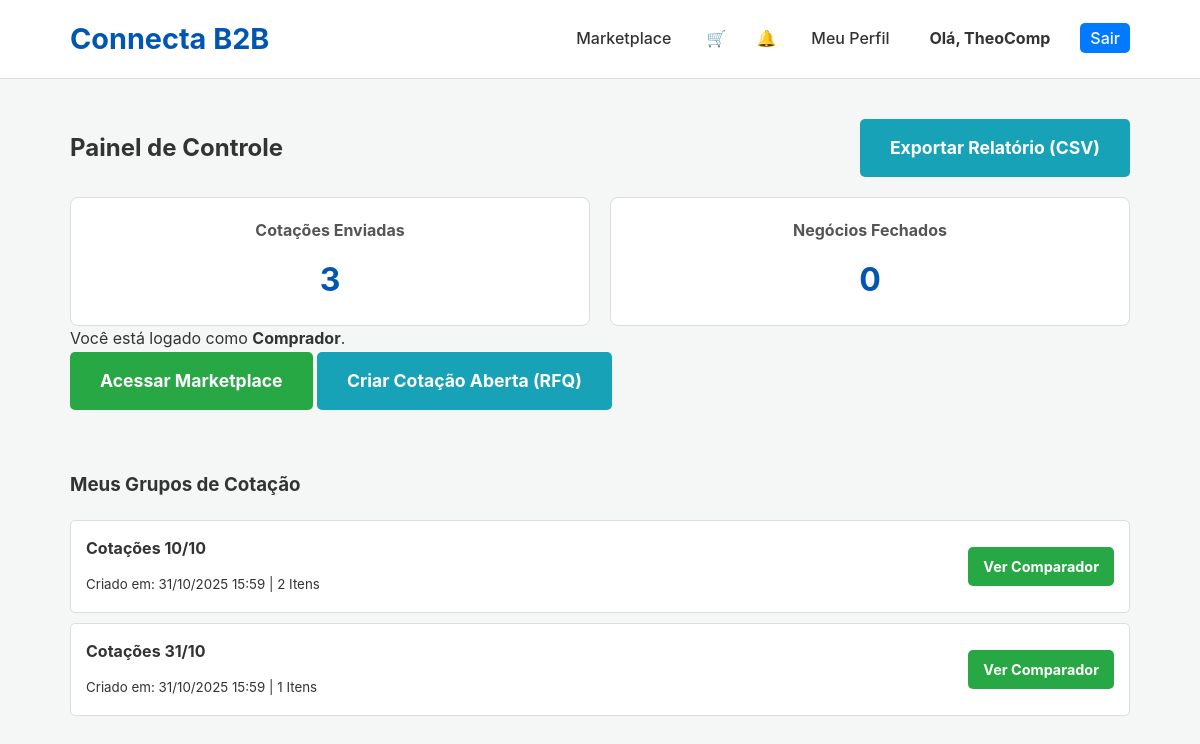
/dashboard (signed in), run on the app's committed database.
### app.py (models this page shows, shortened)
class Company(db.Model):
    id = db.Column(db.Integer, primary_key=True); company_name = db.Column(db.String(150), nullable=False); cnpj = db.Column(db.String(18), unique=True, nullable=False); email = db.Column(db.String(150), unique=True, nullable=False); password_hash = db.Column(db.String(256), nullable=False); user_type = db.Column(db.String(50), nullable=False)
    is_verified = db.Column(db.Boolean, default=False); is_admin = db.Column(db.Boolean, default=False); is_active = db.Column(db.Boolean, default=True)
    logo_filename = db.Column(db.String(255), nullable=True); description = db.Column(db.Text, nullable=True); website = db.Column(db.String(255), nullable=True); address = db.Column(db.String(255), nullable=True); certifications = db.Column(db.String(255), nullable=True)
    created_at = db.Column(db.DateTime, default=datetime.utcnow)
    products = db.relationship('Product', backref='supplier', lazy=True, cascade="all, delete-orphan")
    notifications = db.relationship('Notification', foreign_keys='Notification.recipient_id', backref='recipient', lazy=True, cascade="all, delete-orphan")
    reviews_received = db.relationship('Review', foreign_keys='Review.supplier_id', backref='reviewed_supplier', lazy='dynamic')
    sent_quotes = db.relationship('QuoteRequest', foreign_keys='QuoteRequest.buyer_id', backref='buyer', lazy='dynamic')
    received_quotes = db.relationship('QuoteRequest', foreign_keys='QuoteRequest.supplier_id', backref='supplier', lazy='dynamic')
    quote_groups = db.relationship('QuoteGroup', backref='buyer', lazy=True)
    open_rfqs = db.relationship('OpenRFQ', backref='buyer', lazy=True) # RFQ: Ligação com a empresa que criou
    open_rfq_responses = db.relationship('OpenRFQResponse', backref='supplier', lazy=True) # RFQ: Ligação com as respostas

class QuoteGroup(db.Model):
    id = db.Column(db.Integer, primary_key=True)
    name = db.Column(db.String(150), nullable=False)
    timestamp = db.Column(db.DateTime, default=datetime.utcnow)
    buyer_id = db.Column(db.Integer, db.ForeignKey('company.id'), nullable=False)
    quotes = db.relationship('QuoteRequest', backref='group', lazy='dynamic')

### app.py (the view)
@app.route('/dashboard')
@login_required
def dashboard():
    if session.get('is_admin'): return redirect(url_for('admin.index'))
    company = db.session.get(Company, session['company_id'])
    view = request.args.get('view', 'active')
    active_announcement = Announcement.query.filter_by(is_active=True).order_by(Announcement.timestamp.desc()).first()
    analytics = {}
    if company.user_type == 'supplier':
        quotes_query = company.received_quotes
        active_quotes = quotes_query.filter(or_(QuoteRequest.status == 'Pendente', QuoteRequest.status == 'Respondido')).order_by(QuoteRequest.timestamp.desc()).all()
        archived_quotes = quotes_query.filter(or_(QuoteRequest.status == 'Aceito', QuoteRequest.status == 'Recusado')).order_by(QuoteRequest.timestamp.desc()).all()
        analytics['total_quotes'] = quotes_query.count(); analytics['accepted_quotes'] = quotes_query.filter_by(status='Aceito').count(); analytics['acceptance_rate'] = (analytics['accepted_quotes'] / analytics['total_quotes'] * 100) if analytics['total_quotes'] > 0 else 0; analytics['avg_rating'] = db.session.query(func.avg(Review.rating)).filter(Review.supplier_id == company.id).scalar() or 0
        return render_template('dashboard.html', products=company.products, active_quotes=active_quotes, archived_quotes=archived_quotes, view=view, analytics=analytics, active_announcement=active_announcement)
    elif company.user_type == 'buyer':
        quote_groups = QuoteGroup.query.filter_by(buyer_id=company.id).order_by(QuoteGroup.timestamp.desc()).all()
        analytics['total_sent'] = company.sent_quotes.count(); analytics['total_accepted'] = company.sent_quotes.filter_by(status='Aceito').count()
        return render_template('dashboard.html', quote_groups=quote_groups, view=view, analytics=analytics, active_announcement=active_announcement)
    return redirect(url_for('home'))

### app.py (called while the page is built)
def login_required(f):
    @wraps(f)
    def decorated_function(*args, **kwargs):
        if 'company_id' not in session: flash('Você precisa estar logado.', 'error'); return redirect(url_for('login'))
        return f(*args, **kwargs)
    return decorated_function

@app.context_processor
def inject_notifications():
    if 'company_id' in session:
        unread_count = db.session.query(Notification).filter_by(recipient_id=session['company_id'], read=False).count()
        cart_item_count = len(session.get('cart', {})) if session.get('user_type') == 'buyer' else 0
        return dict(unread_notifications=unread_count, cart_item_count=cart_item_count)
    return dict(unread_notifications=0, cart_item_count=0)

### templates/dashboard.html (shortened to what this page needs)
<!DOCTYPE html>
<html lang="pt-br">
<head>
    <link rel="stylesheet" href="{{ url_for('static', filename='css/style.css') }}">
    <link rel="stylesheet" href="{{ url_for('static', filename='css/form.css') }}">
</head>
<body>
    <header class="main-header">
        <div class="container">
            <a href="{{ url_for('home') }}" style="text-decoration: none;"><h1 class="logo">Connecta B2B</h1></a>
            <nav class="main-nav">
                <ul>
                    <li><a href="{{ url_for('products') }}">Marketplace</a></li>
                    {% if session.user_type == 'buyer' %}
                    <li><a href="{{ url_for('view_cart') }}" style="position: relative; padding: 5px;">&#128722; </a></li>
                    {% endif %}
                    <li><a href="{{ url_for('notifications') }}" style="position: relative; padding: 5px;">&#128276; </a></li>
                    <li><a href="{{ url_for('company_profile', company_id=session.company_id) }}">Meu Perfil</a></li>
                    <li><a href="{{ url_for('dashboard') }}"><strong>Olá, {{ session.company_name }}</strong></a></li>
                    <li><a href="{{ url_for('logout') }}" class="login-button">Sair</a></li>
                </ul>
            </nav>
        </div>
    </header>
    <main class="container dashboard-container">
        <div class="dashboard-header">
            <h2>Painel de Controle</h2>
            <a href="{{ url_for('export_quotes') }}" class="cta-button" style="background-color:#17a2b8; text-decoration: none;">Exportar Relatório (CSV)</a>
        </div>
        <div class="analytics-grid">
            {% if session.user_type == 'supplier' %}
                <div class="stat-card"><h4>Cotações Recebidas</h4><p>{{ analytics.total_quotes }}</p></div>
                <div class="stat-card"><h4>Taxa de Aceitação</h4><p>{{ "%.1f"|format(analytics.acceptance_rate) }}%</p></div>
                <div class="stat-card"><h4>Média de Avaliação</h4><p>{{ "%.1f"|format(analytics.avg_rating) }}/5.0</p></div>
            {% else %}
                <div class="stat-card"><h4>Cotações Enviadas</h4><p>{{ analytics.total_sent }}</p></div>
                <div class="stat-card"><h4>Negócios Fechados</h4><p>{{ analytics.total_accepted }}</p></div>
            {% endif %}
        </div>
        {% if session.user_type == 'supplier' %}
            <p>Você está logado como <strong>Fornecedor</strong>.</p>
            <a href="{{ url_for('add_product') }}" class="cta-button" style="display: inline-block; text-decoration: none; margin-bottom: 20px;">Adicionar Novo Produto</a>
            <a href="{{ url_for('list_open_rfqs') }}" class="cta-button" style="display: inline-block; text-decoration: none; margin-bottom: 20px; background-color: #17a2b8;">Ver Cotações Abertas</a>
            <div class="section-container">
                <div class="tabs"><a href="{{ url_for('dashboard', view='active') }}" class="{{ 'active' if view == 'active' }}">Cotações Ativas</a><a href="{{ url_for('dashboard', view='archived') }}" class="{{ 'active' if view == 'archived' }}">Histórico</a></div>
                {% if view == 'active' %}
                    <h3>Solicitações de Cotação Ativas</h3>
                    {% for quote in active_quotes %}<a href="{{ url_for('quote_detail', quote_id=quote.id) }}" class="quote-item"><p><strong>Produto:</strong> {{ quote.product.name }} | <strong>Comprador:</strong> {{ quote.buyer.company_name }} {% if quote.buyer.is_verified %}<span class="verified-seal-small" title="Empresa Verificada">✔</span>{% endif %} | <strong>Status:</strong> <span class="status-badge status-{{ quote.status }}">{{ quote.status }}</span></p><small>Recebido em: {{ quote.timestamp.strftime('%d/%m/%Y %H:%M') }}</small></a>{% else %}<p>Nenhuma cotação ativa no momento.</p>{% endfor %}
                {% else %}
                    <h3>Histórico de Cotações</h3>
                    {% for quote in archived_quotes %}<a href="{{ url_for('quote_detail', quote_id=quote.id) }}" class="quote-item"><p><strong>Produto:</strong> {{ quote.product.name }} | <strong>Comprador:</strong> {{ quote.buyer.company_name }} {% if quote.buyer.is_verified %}<span class="verified-seal-small" title="Empresa Verificada">✔</span>{% endif %} | <strong>Status:</strong> <span class="status-badge status-{{ quote.status }}">{{ quote.status }}</span></p><small>Recebido em: {{ quote.timestamp.strftime('%d/%m/%Y %H:%M') }}</small></a>{% else %}<p>Nenhuma cotação no histórico.</p>{% endfor %}
                {% endif %}
            </div>
            <div class="section-container">
                <h3>Seus Produtos Cadastrados</h3>
                <div class="product-management-grid">
                    {% for product in products %}<div class="product-management-card"><img src="{{ url_for('static', filename='uploads/' + product.images[0].filename) if product.images else 'https://via.placeholder.com/280x180' }}" alt="{{ product.name }}"><div class="product-management-info"><h4>{{ product.name }}</h4><p><strong>Preço:</strong> R$ {{ "%.2f"|format(product.base_price) if product.base_price else 'Sob consulta' }}</p></div><div class="product-management-actions"><a href="{{ url_for('edit_product', product_id=product.id) }}" class="btn-edit">Editar</a><form action="{{ url_for('delete_product', product_id=product.id) }}" method="POST" onsubmit="return confirm('Tem certeza? A ação não pode ser desfeita.');" style="flex: 1;"><button type="submit" class="btn-delete">Excluir</button></form></div></div>{% else %}<p>Você ainda não cadastrou nenhum produto.</p>{% endfor %}
                </div>
            </div>
        {% elif session.user_type == 'buyer' %}
            <p>Você está logado como <strong>Comprador</strong>.</p>
            <a href="{{ url_for('products') }}" class="cta-button" style="display: inline-block; text-decoration: none; margin-bottom: 20px;">Acessar Marketplace</a>
            <a href="{{ url_for('new_open_rfq') }}" class="cta-button" style="display: inline-block; text-decoration: none; margin-bottom: 20px; background-color: #17a2b8;">Criar Cotação Aberta (RFQ)</a>
            <div class="section-container">
                <h3>Meus Grupos de Cotação</h3>
                {% for group in quote_groups %}
                    <div class="quote-group-item">
                        <div style="display: flex; justify-content: space-between; align-items: center;">
                            <div>
                                <h4 style="margin: 0 0 10px 0;">{{ group.name }}</h4>
                                <small>Criado em: {{ group.timestamp.strftime('%d/%m/%Y %H:%M') }} | {{ group.quotes.count() }} Itens</small>
                            </div>
                            <a href="{{ url_for('comparator', group_id=group.id) }}" class="cta-button" style="padding: 8px 15px; font-size: 0.9rem;">Ver Comparador</a>
                        </div>
                    </div>
                {% else %}
                    <p>Você ainda não criou nenhum grupo de cotação. Adicione itens ao carrinho e envie-os para começar.</p>
                {% endfor %}
            </div>
        {% endif %}
    </main>
</body>
</html>

### static/css/style.css (style rules this page uses)
* { margin: 0; padding: 0; box-sizing: border-box; }
body { font-family: -apple-system, BlinkMacSystemFont, 'Segoe UI', Roboto, Helvetica, Arial, sans-serif; line-height: 1.6; background-color: #f4f7f6; color: #333; }
.container { max-width: 1100px; margin: 0 auto; padding: 0 20px; }
.main-header { background-color: #ffffff; padding: 1rem 0; border-bottom: 1px solid #ddd; position: sticky; top: 0; z-index: 1000; }
.main-header .container { display: flex; justify-content: space-between; align-items: center; }
.logo { color: #0056b3; font-size: 1.8rem; font-weight: 700; }
.main-nav ul { list-style-type: none; display: flex; gap: 20px; }
.main-nav a { text-decoration: none; color: #333; font-weight: 500; padding: 5px 10px; transition: color 0.3s ease; }
.login-button { background-color: #007bff; color: #ffffff !important; border-radius: 5px; padding: 8px 15px; transition: background-color 0.3s ease; }
.cta-button { background-color: #28a745; color: #ffffff; padding: 15px 30px; font-size: 1.1rem; font-weight: bold; text-decoration: none; border-radius: 5px; transition: background-color 0.3s ease; }

### templates/dashboard.html (style rules this page uses)
.dashboard-container { padding: 40px 20px; }
.section-container { margin-top: 40px; }
.section-container h3 { margin-bottom: 20px; }
.dashboard-header { display: flex; justify-content: space-between; align-items: center; flex-wrap: wrap; gap: 20px; }
.analytics-grid { display: grid; grid-template-columns: repeat(auto-fit, minmax(200px, 1fr)); gap: 20px; margin-top: 20px; }
.stat-card { background-color: #fff; border: 1px solid #ddd; padding: 20px; border-radius: 8px; text-align: center; }
.stat-card h4 { margin: 0 0 10px 0; color: #555; font-size: 1rem; }
.stat-card p { font-size: 2rem; font-weight: bold; color: #0056b3; }
.quote-item, .quote-group-item { background-color: #fff; border: 1px solid #ddd; padding: 15px; margin-bottom: 10px; border-radius: 5px; text-decoration: none; color: inherit; display: block; transition: box-shadow 0.2s ease; }

### data on the page
Company: company_name "TheoComp"
QuoteGroup: name "Cotações 10/10", timestamp "31/10/2025 15:59", quotes.count "2"
QuoteGroup: name "Cotações 31/10", timestamp "31/10/2025 15:59", quotes.count "1"

### other printed values
{{ analytics.total_sent }} "3"
{{ analytics.total_accepted }} "0"
